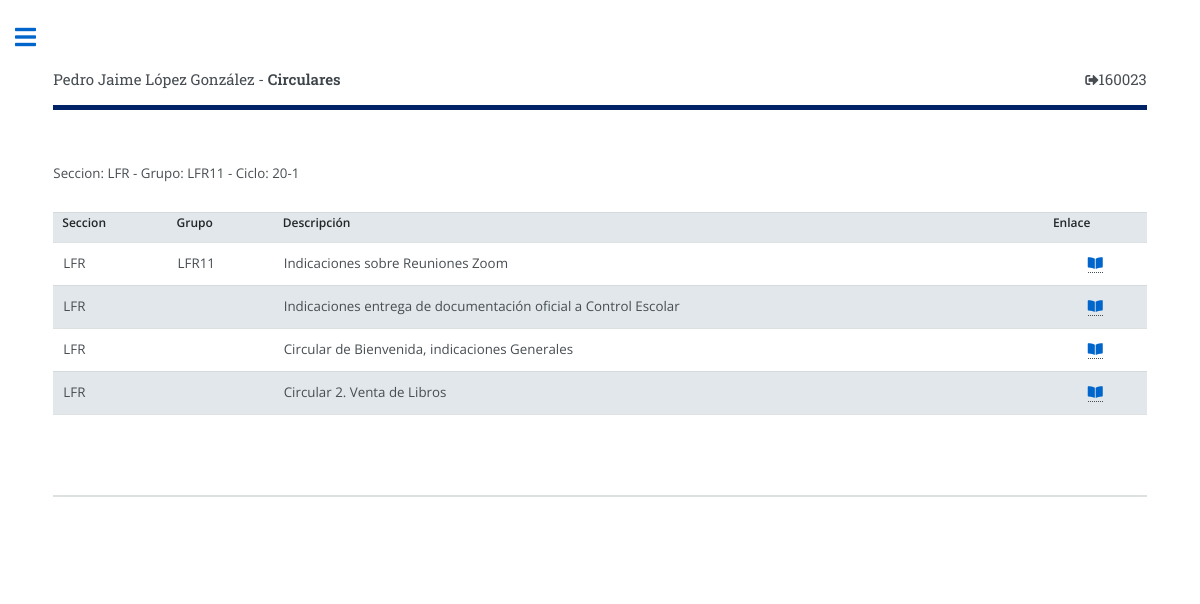
/circulares.php (signed in), run on the app's committed database.
### tables this page shows
CREATE TABLE `Circulares` (
  `IdCircular` int NOT NULL,
  `Seccion` varchar(10) NOT NULL,
  `IdGrupo` varchar(10) NOT NULL,
  `Descripcion` varchar(80) NOT NULL,
  `Archivo` text NOT NULL,
  `Ciclo` varchar(5) NOT NULL
);

### dbconect.php (called while the page is built, shortened)
<?php
class Circular {
  public function lista_circular_seccion1 ($Seccion, $Ciclo) {
    try {
        $conn = new Conexion();
        $sql = "SELECT Seccion, IdGrupo, Descripcion, Archivo, Ciclo FROM Circulares WHERE Seccion = :ss AND IdGrupo = '' AND Ciclo = :cc";
        $stmt = $conn->prepare($sql);
        $stmt->bindParam(':ss', $Seccion);
        $stmt->bindParam(':cc', $Ciclo);
        $stmt->execute();
        $resultado= $stmt->fetchAll(PDO::FETCH_ASSOC);
        return $resultado;
    } catch(PDOException $e) {
        echo "Error en conexion: ".$e->getMessage();
        return false;
    }
 }
   public function lista_circular_grupo ($Grupo, $Ciclo) {
    try {
        $conn = new Conexion();
        $sql = "SELECT Seccion, IdGrupo, Descripcion, Archivo, Ciclo FROM Circulares WHERE IdGrupo = :gg AND Ciclo = :cc";
        $stmt = $conn->prepare($sql);
        $stmt->bindParam(':gg', $Grupo);
        $stmt->bindParam(':cc', $Ciclo);
        $stmt->execute();
        $resultado= $stmt->fetchAll(PDO::FETCH_ASSOC);
        return $resultado;
    } catch(PDOException $e) {
        echo "Error en conexion: ".$e->getMessage();
        return false;
    }
 }
}
?>

### libs.php (the view, shortened to what this page needs)
<?php
function ciclo_actual() {
    if (isset($_SESSION['Seccion'])) {
        switch ($_SESSION['Seccion']) {
            case 3:
            case 4:
                $ciclo = CICLOACTS;
                break;
            }
        return $ciclo;
    } else {
        return CICLOACTA;
    }
}
function corto_seccion() {
    $nombre = "";
    switch ($_SESSION['Seccion']) {
        case 4:
            if (isset($_SESSION['Carrera'])) {
                $nombre = $_SESSION['Carrera'];
            } else {
                $nombre = "UNI";
            }
            break;
    }
    return $nombre;
}
function headerfull_($title) {
echo '<!DOCTYPE HTML><html>'."\n";
echo '<head>'."\n";
echo '<link rel="stylesheet" href="assets/css/main.css" />'."\n";
echo '<link href="assets/css/fontawesome-all.min.css" rel="stylesheet">'."\n";
echo '</head>'."\n";
echo '<body class="is-preload">'."\n";
echo '<div id="wrapper">'."\n";
echo '<div id="main">'."\n";
echo '<div class="inner">'."\n";
if ($_SESSION['login'] == 1) {
    echo '<header id="header"><a href="index.php" class="logo">'.$_SESSION['Nombres'].' - <strong>'.$title.'</strong></a>'."\n";
} else {
    echo '<header id="header"><a href="index.php" class="logo"><strong>Instituto Valladolid</strong> - Servicios Escolares</a>'."\n";
}
echo '<ul class="icons">'."\n";
if ($_SESSION['login'] == 1) {
    echo '<li class="icon solid fa-sign-out-alt" style="width:auto;"><a href="logout.php" class="logo">'.$_SESSION['Id'].'</a></li>'."\n";
} else {
?>
    <li class="icon solid fa-key" onclick="document.getElementById('id01').style.display='block'" style="width:auto;"><a href="#" class="logo"> Ingresar</a></li>
<?php
    }
echo '</ul></header>'."\n";
echo '<section>'."\n";
}
function footer_() {
echo '<section>'."\n";
echo '</section>'."\n";
echo '</div>  '."\n";
echo '</div>'."\n";
}
            ?>
<?php
function sidebar() {
echo '</div> '."\n";
}
function scripts() {
echo '</body>'."\n";
echo '</html>'."\n";
}
function lista_circulares() {
    if (isset($_SESSION['IdGrupo']) && $_SESSION['IdGrupo'] != '') {
        $Grupo = $_SESSION['IdGrupo'];
    } else {
        if (isset($_SESSION['Activo']) && $_SESSION['Activo'] != '') {
            $Grupo = $_SESSION['Activo'];
        } else {
            $Grupo = '';
        }
    }
    $Seccion = corto_seccion();
    $Ciclo = ciclo_actual();
    echo '<p>Seccion: '.$Seccion.' - Grupo: '.$Grupo.' - Ciclo: '.$Ciclo.'</p>';
    echo '<table>'."\n";
    echo '<tr><th>Seccion</th><th>Grupo</th><th>Descripción</th><th>Enlace</th></tr>'."\n";
    $conn = new Circular();
    if ($Grupo != '') {
        $lista = $conn->lista_circular_grupo($Grupo, $Ciclo);
        $indice = count($lista);
        if ($indice>0) {
            foreach($lista as $datos) {
                echo '<tr><td>'.$datos['Seccion'].'</td><td>'.$datos['IdGrupo'].' </td><td>'.$datos['Descripcion'].'</td>'."\n";
                echo '<td><center><a href="'.$datos['Archivo'].'" target="_blank"><i class="fas fa-book-open"></i></a></center></td>'."\n";
            }
        }
    }
    if ($Grupo == '' && $_SESSION['Privs'] > 3) {
        $lista = $conn->lista_circular_seccion2 ($Seccion, $Ciclo);
    } else {
        $lista = $conn->lista_circular_seccion1 ($Seccion, $Ciclo);
    }
    $indice = count($lista);
    if ($indice>0) {
        foreach($lista as $datos) {
            echo '<tr><td>'.$datos['Seccion'].'</td><td>'.$datos['IdGrupo'].' </td><td>'.$datos['Descripcion'].'</td>'."\n";
            echo '<td><center><a href="'.$datos['Archivo'].'" target="_blank"><i class="fas fa-book-open"></i></a></center></td>'."\n";
        }
    }
    echo '</table>'."\n";
}
            ?>

### assets/css/main.css (style rules this page uses)
html, body, div, span, applet, object, iframe, h1, h2, h3, h4, h5, h6, p, blockquote, pre, a, abbr, acronym, address, big, cite, code, del, dfn, em, img, ins, kbd, q, s, samp, small, strike, strong, sub, sup, tt, var, b, u, i, center, dl, dt, dd, ol, ul, li, fieldset, form, label, legend, table, caption, tbody, tfoot, thead, tr, th, td, article, aside, canvas, details, embed, figure, figcaption, footer, header, hgroup, menu, nav, output, ruby, section, summary, time, mark, audio, video { margin: 0; padding: 0; border: 0; font-size: 100%; font: inherit; vertical-align: baseline; }
article, aside, details, figcaption, figure, footer, header, hgroup, menu, nav, section { display: block; }
body { line-height: 1; }
ol, ul { list-style: none; }
table { border-collapse: collapse; border-spacing: 0; }
body { -webkit-text-size-adjust: none; }
body { -ms-overflow-style: scrollbar; }
html { box-sizing: border-box; }
*, *:before, *:after { box-sizing: inherit; }
body { background: #ffffff; }
body, input, select, textarea { color: #474d52; font-family: "Open Sans", sans-serif; font-size: 13pt; font-weight: 400; line-height: 1.65; }
@media screen and (max-width: 1680px) { body, input, select, textarea { font-size: 11pt; } }
@media screen and (max-width: 1280px) { body, input, select, textarea { font-size: 10pt; } }
a { -moz-transition: color 0.2s ease-in-out, border-bottom-color 0.2s ease-in-out; -webkit-transition: color 0.2s ease-in-out, border-bottom-color 0.2s ease-in-out; -ms-transition: color 0.2s ease-in-out, border-bottom-color 0.2s ease-in-out; transition: color 0.2s ease-in-out, border-bottom-color 0.2s ease-in-out; border-bottom: dotted 1px; border-bottom-color: #474d52; color: #0066cc; text-decoration: none; }
strong, b { color: #3d4449; font-weight: 600; }
em, i { font-style: italic; }
p { margin: 0 0 2em 0; }
.icon { text-decoration: none; border-bottom: none; position: relative; }
.icon:before { -moz-osx-font-smoothing: grayscale; -webkit-font-smoothing: antialiased; display: inline-block; font-style: normal; font-variant: normal; text-rendering: auto; line-height: 1; text-transform: none !important; font-family: 'Font Awesome 5 Free'; font-weight: 400; }
.icon:before { line-height: inherit; }
.icon.solid:before { font-weight: 900; }
ul { list-style: disc; margin: 0 0 2em 0; padding-left: 1em; }
ul li { padding-left: 0.5em; }
ul.icons { cursor: default; list-style: none; padding-left: 0; }
ul.icons li { display: inline-block; padding: 0 1em 0 0; }
ul.icons li:last-child { padding-right: 0; }
table { margin: 0 0 2em 0; width: 100%; }
table tbody tr { border: solid 1px rgba(210, 215, 217, 0.75); border-left: 0; border-right: 0; }
table tbody tr:nth-child(2n + 1) { background-color: rgba(225, 231, 234); }
table td { padding: 0.75em 0.75em; }
table th { color: #23272a; font-size: 0.9em; font-weight: 600; padding: 0 0.75em 0.75em 0.75em; text-align: left; }
#wrapper { display: -moz-flex; display: -webkit-flex; display: -ms-flex; display: flex; -moz-flex-direction: row-reverse; -webkit-flex-direction: row-reverse; -ms-flex-direction: row-reverse; flex-direction: row-reverse; min-height: 100vh; }
#main { -moz-flex-grow: 1; -webkit-flex-grow: 1; -ms-flex-grow: 1; flex-grow: 1; -moz-flex-shrink: 1; -webkit-flex-shrink: 1; -ms-flex-shrink: 1; flex-shrink: 1; width: 100%; }
#main > .inner { padding: 0 6em 0.1em 6em ; margin: 0 auto; max-width: 110em; }
#main > .inner > section { padding: 6em 0 4em 0 ; border-top: solid 2px rgba(210, 215, 217, 0.75); }
#main > .inner > section:first-of-type { border-top: 0 !important; }
@media screen and (max-width: 1680px) { #main > .inner { padding: 0 5em 0.1em 5em ; } }
@media screen and (max-width: 1680px) { #main > .inner > section { padding: 5em 0 3em 0 ; } }
@media screen and (max-width: 1280px) { #main > .inner { padding: 0 4em 0.1em 4em ; } }
@media screen and (max-width: 1280px) { #main > .inner > section { padding: 4em 0 2em 0 ; } }
#header { display: -moz-flex; display: -webkit-flex; display: -ms-flex; display: flex; border-bottom: solid 5px #002266; padding: 6em 0 1em 0; position: relative; }
#header > * { -moz-flex: 1; -webkit-flex: 1; -ms-flex: 1; flex: 1; margin-bottom: 0; }
#header .logo { border-bottom: 0; color: inherit; font-family: "Roboto Slab", serif; font-size: 1.125em; }
#header .icons { text-align: right; }
@media screen and (max-width: 1680px) { #header { padding-top: 5em; } }

### data on the page
circulares: Seccion "LFR", IdGrupo "LFR11", Descripcion "Indicaciones sobre Reuniones Zoom"
circulares: Seccion "LFR", Descripcion "Indicaciones entrega de documentación oficial a Control Escolar"
circulares: Seccion "LFR", Descripcion "Circular de Bienvenida, indicaciones Generales"
circulares: Seccion "LFR", Descripcion "Circular 2. Venta de Libros"

### other printed values
$_SESSION['Nombres'] "Pedro Jaime López González"
$title "Circulares"
$_SESSION['Id'] "160023"
$Seccion "LFR"
$Grupo "LFR11"
$Ciclo "20-1"
